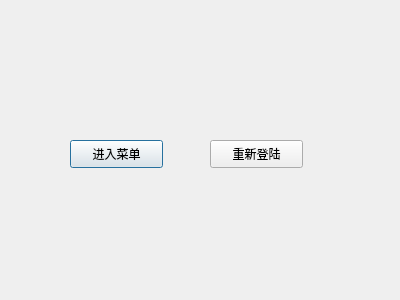
<?xml version="1.0" encoding="UTF-8"?>
<ui version="4.0">
 <class>TeacherMain</class>
 <widget class="QDialog" name="TeacherMain">
  <property name="geometry">
   <rect>
    <x>0</x>
    <y>0</y>
    <width>400</width>
    <height>300</height>
   </rect>
  </property>
  <property name="windowTitle">
   <string>Dialog</string>
  </property>
  <widget class="QPushButton" name="enterButton">
   <property name="geometry">
    <rect>
     <x>70</x>
     <y>140</y>
     <width>93</width>
     <height>28</height>
    </rect>
   </property>
   <property name="text">
    <string>进入菜单</string>
   </property>
  </widget>
  <widget class="QPushButton" name="relogin">
   <property name="geometry">
    <rect>
     <x>210</x>
     <y>140</y>
     <width>93</width>
     <height>28</height>
    </rect>
   </property>
   <property name="text">
    <string>重新登陆</string>
   </property>
  </widget>
 </widget>
 <resources/>
 <connections/>
</ui>
